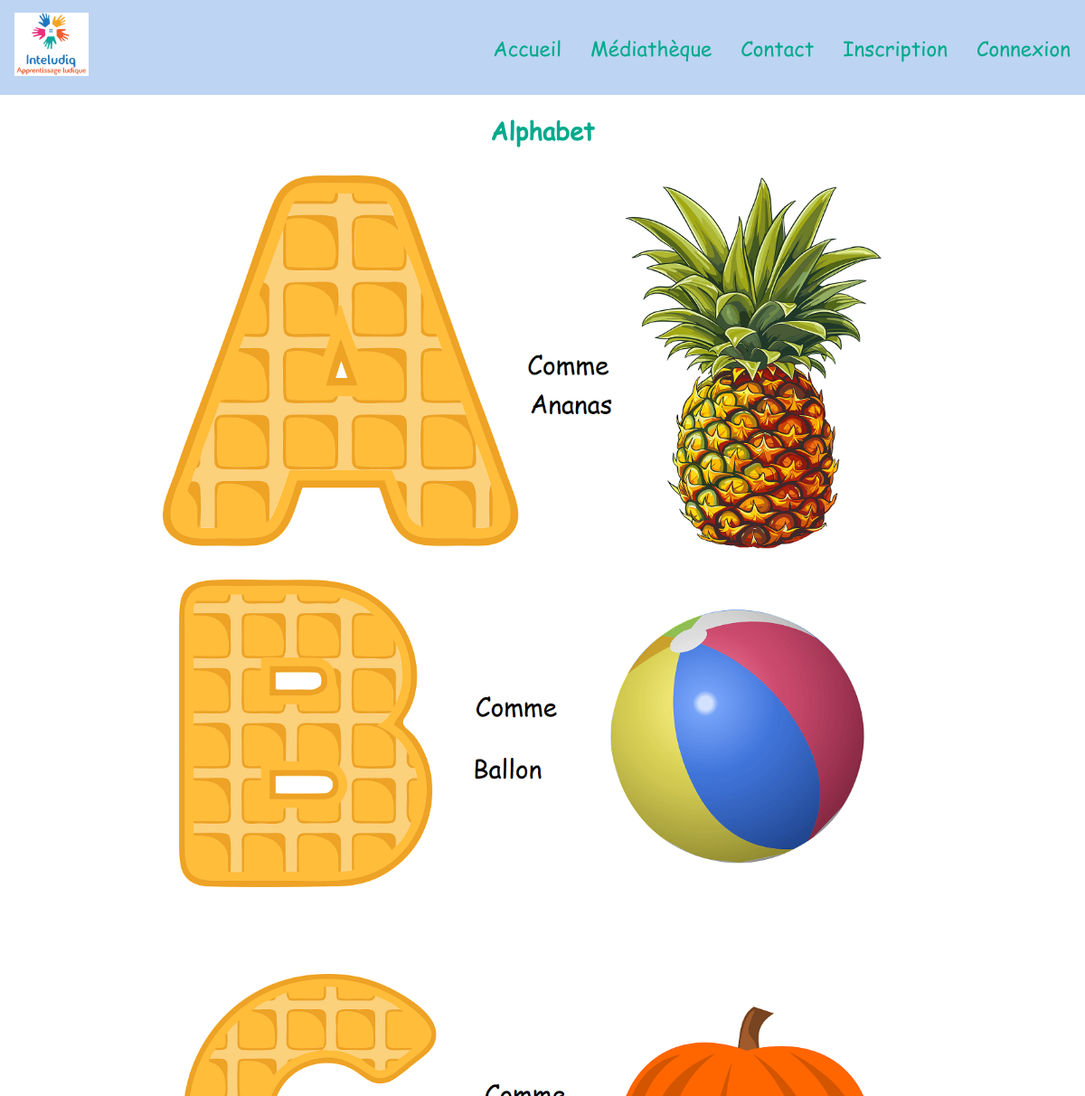
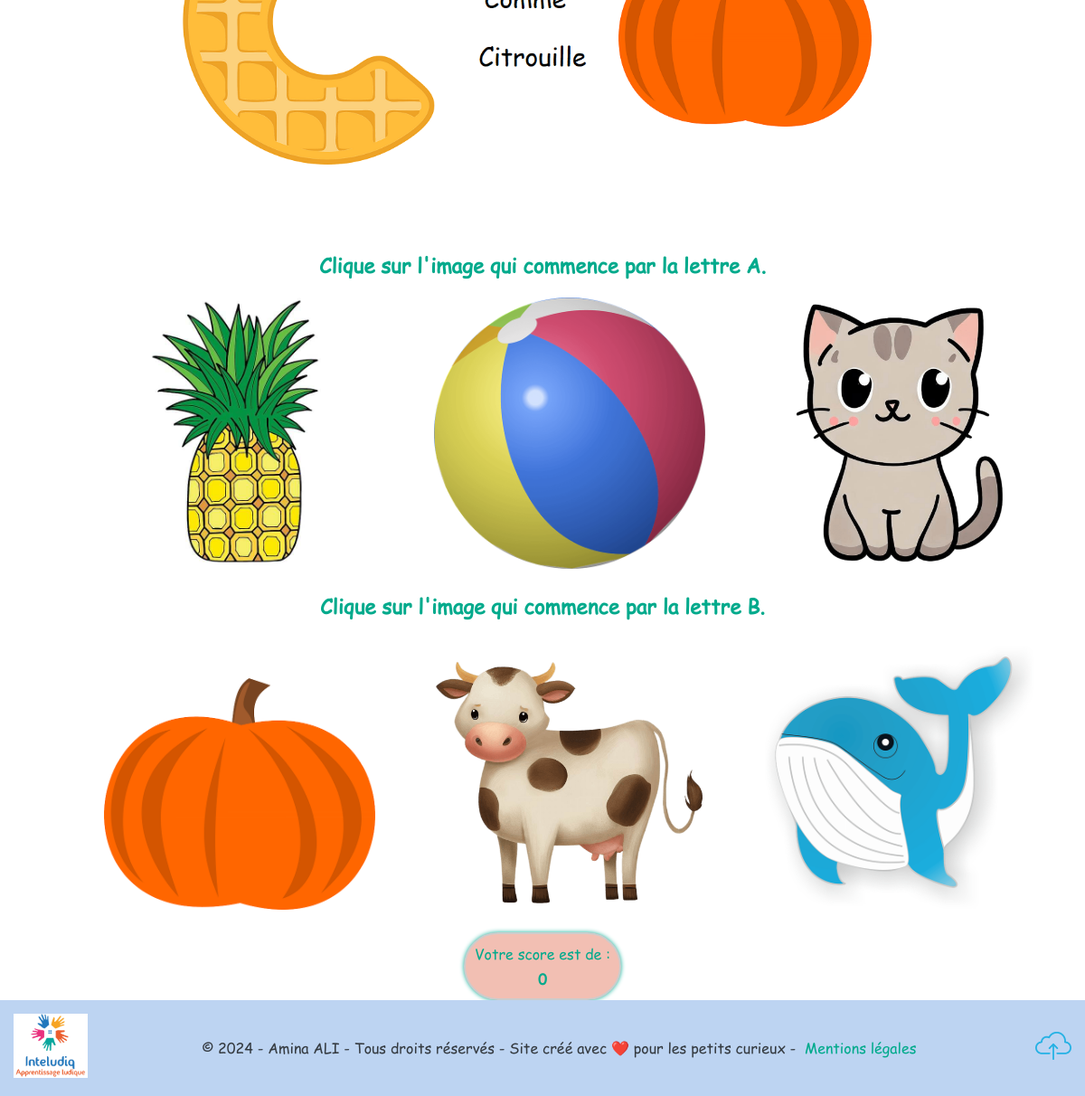
The page /controleur/clsAlpabet.php on the database its author committed (2 pictures, top to bottom).
### tables this page shows
CREATE TABLE `questionimage` (
  `idQuestion` int(11) NOT NULL,
  `imageLink1` varchar(250) DEFAULT NULL,
  `imageLink2` varchar(250) DEFAULT NULL,
  `imageLink3` varchar(250) DEFAULT NULL,
  `solution` int(11) DEFAULT NULL
);

CREATE TABLE `question` (
  `idQuestion` int(11) NOT NULL,
  `enonce` varchar(250) NOT NULL,
  `idActivite` int(11) NOT NULL
);

### controleur/clsAlpabet.php (called while the page is built)
<?php
require RACINE . "/modele/bdQuestion.php";
$donneesAlphabet = obtenirQuestionsParActivite(1);
include RACINE . "/vue/vueAlphabet.php";
?>

### modele/bdQuestion.php (called while the page is built, shortened)
<?php
if (!defined('BD_QUESTION_INCLUDED')) {
    function obtenirQuestionsParActivite($idActivite) {
        try {
            $connexion = connexionPDO();
            $sql = "SELECT q.idQuestion, q.enonce, qi.imageLink1, qi.imageLink2, qi.imageLink3
                    FROM question q
                    LEFT JOIN questionimage qi ON q.idQuestion = qi.idQuestion
                    WHERE q.idActivite = :idActivite";
            $stmt = $connexion->prepare($sql);
            $stmt->bindParam(":idActivite", $idActivite, PDO::PARAM_INT);
            $stmt->execute();
            $questions = $stmt->fetchAll(PDO::FETCH_ASSOC);
            return $questions;
        } catch (PDOException $e) {
            die("Erreur lors de la récupération des questions : " . $e->getMessage());
        }
    }
}
?>

### vue/vueAlphabet.php (the view, shortened to what this page needs)
<?php
include RACINE . "/vue/menu.php";
?>
<main class="container">
    <div class="titre">
        <h1>Alphabet</h1>
    </div>
    <div class="sliderContainer">
        <div id="sliderActivite">
            <img src="asset/images/alphabet/aComme.png" alt="Lettre a">
            <img src="asset/images/alphabet/bComme.png" alt="Lettre b">
            <img src="asset/images/alphabet/cComme.png" alt="Lettre c">
        </div>
    </div>
    <div class="propositions">
        <?php foreach ($donneesAlphabet as $question) : ?>
            <div class="question">
                <h2><?php echo $question['enonce']; ?></h2>
                <img src="<?php echo $question['imageLink1']; ?>" alt="Image 1" data-question=<?php echo $question['idQuestion']; ?> data-reponse=1>
                <img src="<?php echo $question['imageLink2']; ?>" alt="Image 2" data-question=<?php echo $question['idQuestion']; ?> data-reponse=2>
                <img src="<?php echo $question['imageLink3']; ?>" alt="Image 3" data-question=<?php echo $question['idQuestion']; ?> data-reponse=3>
            </div>
        <?php endforeach; ?>
        <div class="scoreContainer">
            <div class="scoreLabel">Votre score est de :</div>
            <div id="scoreUtilisateur" class="scoreValue">0</div>
        </div>
    </div>
</main>
<?php
include RACINE . "/vue/piedPage.php";
?>

### asset/css/style.css (style rules this page uses)
* { margin: 0; padding: 0; }
body { font-family: "Comic Sans MS", Arial, sans-serif; }
html, body { overflow-x: hidden; }
h1, h2, h3 { color: #00AA8C; }
.container { width: 1200px; width: 100%; background-color: #FFF; }
.titre { margin-top: 34px; margin-bottom: 21px; }
.titre h1 { text-align: center; font-size: 1.4rem; }
.sliderContainer { width: 70%; margin: 0 auto; }
#sliderActivite img { width: 100%; }
.propositions { text-align: center; margin-top: 20px; }
.question { margin-bottom: 20px; }
.question img { max-width: 22%; height: auto; margin-left: 20px; transition: opacity 0.3s ease; }
.question h2 { text-align: center; font-size: 1rem; margin-top: 20px; margin-bottom: 20px; }
.scoreContainer { background-color: #F2BFB3; border: 2px solid #ccc; border-radius: 50px; padding: 10px; margin-bottom: 10px; width: fit-content; margin: 0 auto; text-align: center; box-shadow: 0px 0px 5px rgb(4, 173, 149); -webkit-border-radius: 50px; -moz-border-radius: 50px; -ms-border-radius: 50px; -o-border-radius: 50px; }
.scoreValue { font-size: 1rem; font-weight: bold; color: #00AA8C; }
.scoreLabel { font-size: 1rem; color: #00AA8C; margin-bottom: 5px; }
@media only screen and (min-width: 768px) { .titre { margin-top: 5px; margin-bottom: 5px; } }
@media only screen and (min-width: 768px) { .titre h1 { text-align: center; font-size: 1.7rem; margin-top: 20px; margin-bottom: 30px; } }
@media only screen and (min-width: 768px) { .question img { max-width: 25%; margin-left: 60px; } }
@media only screen and (min-width: 768px) { .question h2 { font-size: 1.4rem; margin-top: 20px; margin-bottom: 20px; } }
@media screen and (min-width: 1200px) and (max-width: 1600px) { .container { max-width: 1900px; } }

### rows shown on the page
questionimage: idQuestion.enonce "Clique sur l'image qui commence par la lettre A.", imageLink1 (picture), imageLink2 (picture), imageLink3 (picture)
questionimage: idQuestion.enonce "Clique sur l'image qui commence par la lettre B.", imageLink1 (picture), imageLink2 (picture), imageLink3 (picture)
